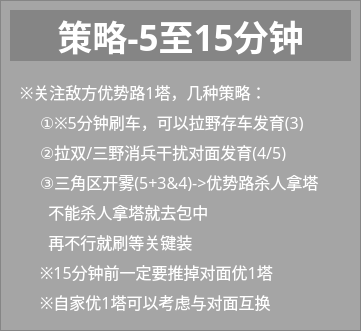
  <widget class="QFrame" name="frame_13">
   <property name="geometry">
    <rect>
     <x>1550</x>
     <y>110</y>
     <width>361</width>
     <height>331</height>
    </rect>
   </property>
   <property name="font">
    <font>
     <family>微软雅黑</family>
    </font>
   </property>
   <property name="styleSheet">
    <string notr="true">QFrame{background-color: rgba(0, 0, 0, 50);}</string>
   </property>
   <property name="frameShape">
    <enum>QFrame::StyledPanel</enum>
   </property>
   <property name="frameShadow">
    <enum>QFrame::Raised</enum>
   </property>
   <widget class="QLabel" name="label_96">
    <property name="geometry">
     <rect>
      <x>40</x>
      <y>140</y>
      <width>281</width>
      <height>21</height>
     </rect>
    </property>
    <property name="font">
     <font>
      <family>微软雅黑</family>
      <pointsize>12</pointsize>
     </font>
    </property>
    <property name="styleSheet">
     <string notr="true">color: rgb(255, 255, 255);
background-color: rgba(255, 255, 255, 0);</string>
    </property>
    <property name="text">
     <string>②拉双/三野消兵干扰对面发育(4/5)</string>
    </property>
    <property name="alignment">
     <set>Qt::AlignLeading|Qt::AlignLeft|Qt::AlignTop</set>
    </property>
   </widget>
   <widget class="QLabel" name="label_97">
    <property name="geometry">
     <rect>
      <x>10</x>
      <y>10</y>
      <width>341</width>
      <height>51</height>
     </rect>
    </property>
    <property name="font">
     <font>
      <family>微软雅黑</family>
      <pointsize>26</pointsize>
      <weight>75</weight>
      <bold>true</bold>
     </font>
    </property>
    <property name="styleSheet">
     <string notr="true">color: rgb(255, 255, 255);</string>
    </property>
    <property name="text">
     <string>策略-5至15分钟</string>
    </property>
    <property name="alignment">
     <set>Qt::AlignCenter</set>
    </property>
   </widget>
   <widget class="QLabel" name="label_100">
    <property name="geometry">
     <rect>
      <x>40</x>
      <y>110</y>
      <width>271</width>
      <height>21</height>
     </rect>
    </property>
    <property name="font">
     <font>
      <family>微软雅黑</family>
      <pointsize>12</pointsize>
     </font>
    </property>
    <property name="styleSheet">
     <string notr="true">color: rgb(255, 255, 255);
background-color: rgba(255, 255, 255, 0);</string>
    </property>
    <property name="text">
     <string>①※5分钟刷车，可以拉野存车发育(3)</string>
    </property>
    <property name="alignment">
     <set>Qt::AlignLeading|Qt::AlignLeft|Qt::AlignTop</set>
    </property>
   </widget>
   <widget class="QLabel" name="label_101">
    <property name="geometry">
     <rect>
      <x>40</x>
      <y>170</y>
      <width>281</width>
      <height>21</height>
     </rect>
    </property>
    <property name="font">
     <font>
      <family>微软雅黑</family>
      <pointsize>12</pointsize>
     </font>
    </property>
    <property name="styleSheet">
     <string notr="true">color: rgb(255, 255, 255);
background-color: rgba(255, 255, 255, 0);</string>
    </property>
    <property name="text">
     <string>③三角区开雾(5+3&amp;4)-&gt;优势路杀人拿塔</string>
    </property>
    <property name="alignment">
     <set>Qt::AlignLeading|Qt::AlignLeft|Qt::AlignTop</set>
    </property>
   </widget>
   <widget class="QLabel" name="label_104">
    <property name="geometry">
     <rect>
      <x>20</x>
      <y>80</y>
      <width>311</width>
      <height>21</height>
     </rect>
    </property>
    <property name="font">
     <font>
      <family>微软雅黑</family>
      <pointsize>12</pointsize>
     </font>
    </property>
    <property name="styleSheet">
     <string notr="true">color: rgb(255, 255, 255);
background-color: rgba(255, 255, 255, 0);</string>
    </property>
    <property name="text">
     <string>※关注敌方优势路1塔，几种策略：</string>
    </property>
    <property name="alignment">
     <set>Qt::AlignLeading|Qt::AlignLeft|Qt::AlignTop</set>
    </property>
   </widget>
   <widget class="QLabel" name="label_105">
    <property name="geometry">
     <rect>
      <x>40</x>
      <y>200</y>
      <width>281</width>
      <height>21</height>
     </rect>
    </property>
    <property name="font">
     <font>
      <family>微软雅黑</family>
      <pointsize>12</pointsize>
     </font>
    </property>
    <property name="styleSheet">
     <string notr="true">color: rgb(255, 255, 255);
background-color: rgba(255, 255, 255, 0);</string>
    </property>
    <property name="text">
     <string>  不能杀人拿塔就去包中</string>
    </property>
    <property name="alignment">
     <set>Qt::AlignLeading|Qt::AlignLeft|Qt::AlignTop</set>
    </property>
   </widget>
   <widget class="QLabel" name="label_106">
    <property name="geometry">
     <rect>
      <x>40</x>
      <y>230</y>
      <width>281</width>
      <height>21</height>
     </rect>
    </property>
    <property name="font">
     <font>
      <family>微软雅黑</family>
      <pointsize>12</pointsize>
     </font>
    </property>
    <property name="styleSheet">
     <string notr="true">color: rgb(255, 255, 255);
background-color: rgba(255, 255, 255, 0);</string>
    </property>
    <property name="text">
     <string>  再不行就刷等关键装</string>
    </property>
    <property name="alignment">
     <set>Qt::AlignLeading|Qt::AlignLeft|Qt::AlignTop</set>
    </property>
   </widget>
   <widget class="QLabel" name="label_110">
    <property name="geometry">
     <rect>
      <x>40</x>
      <y>260</y>
      <width>281</width>
      <height>21</height>
     </rect>
    </property>
    <property name="font">
     <font>
      <family>微软雅黑</family>
      <pointsize>12</pointsize>
     </font>
    </property>
    <property name="styleSheet">
     <string notr="true">color: rgb(255, 255, 255);
background-color: rgba(255, 255, 255, 0);</string>
    </property>
    <property name="text">
     <string>※15分钟前一定要推掉对面优1塔</string>
    </property>
    <property name="alignment">
     <set>Qt::AlignLeading|Qt::AlignLeft|Qt::AlignTop</set>
    </property>
   </widget>
   <widget class="QLabel" name="label_111">
    <property name="geometry">
     <rect>
      <x>40</x>
      <y>290</y>
      <width>281</width>
      <height>21</height>
     </rect>
    </property>
    <property name="font">
     <font>
      <family>微软雅黑</family>
      <pointsize>12</pointsize>
     </font>
    </property>
    <property name="styleSheet">
     <string notr="true">color: rgb(255, 255, 255);
background-color: rgba(255, 255, 255, 0);</string>
    </property>
    <property name="text">
     <string>※自家优1塔可以考虑与对面互换</string>
    </property>
    <property name="alignment">
     <set>Qt::AlignLeading|Qt::AlignLeft|Qt::AlignTop</set>
    </property>
   </widget>
  </widget>
